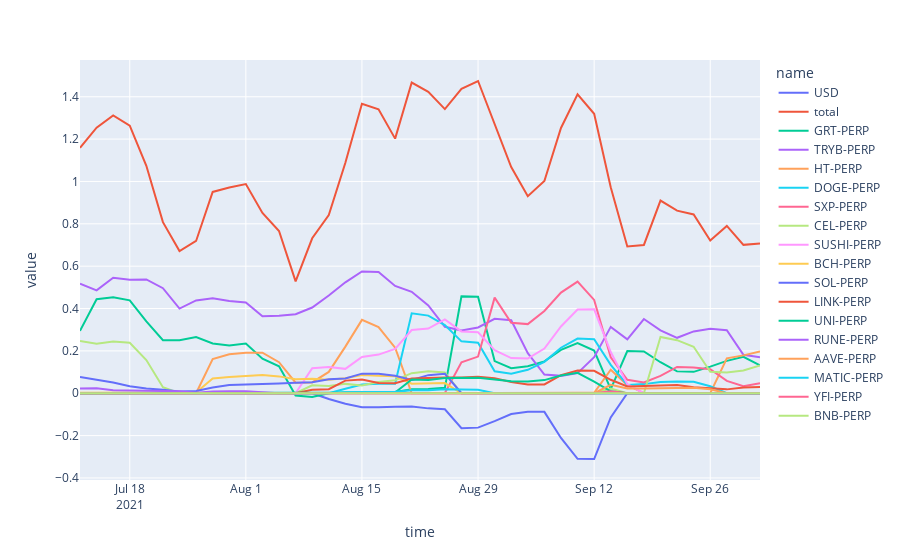

Notebook code for this chart:
### Code cell
fig=px.line(run.loc['ExpectedCarry'])
fig.show()
